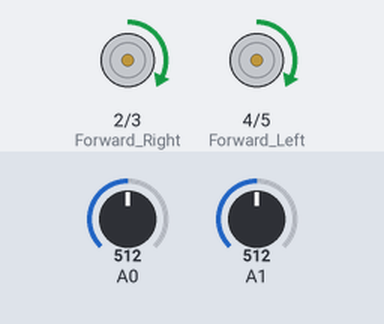
Bench run of a sketch on a simulated Arduino Uno, built with avr-gcc and run on an emulated ATmega328P. On the bench: motor-driver pin pairs drawn as motors (green arrow = first pin HIGH = forward, orange = second pin HIGH = backward, longer = more drive, scaled by the enable pin). The inputs (shaded band) are chosen by the test bench; at power-on: A0 = 512, A1 = 512.

Above: at 1.2 s.
1.3 s: A0 set to 311
4.8 s: A0 set to 289
At 5.4 s:
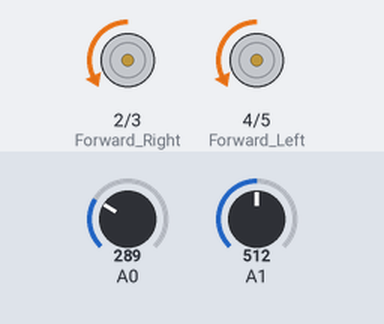
6.3 s: A1 set to 314
8.2 s: A1 set to 291
At 10.2 s:
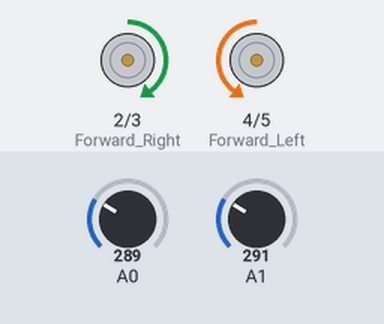
10.5 s: A1 set to 306
At 11.3 s:
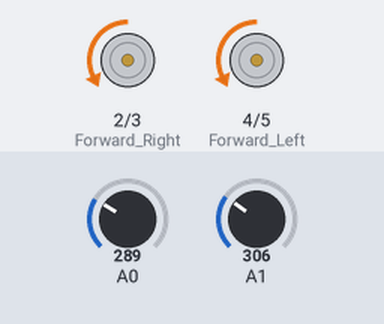
12.0 s: A1 set to 290
At 12.9 s:
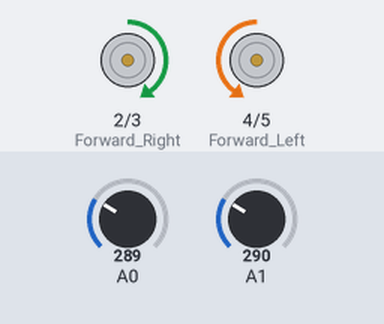
Timing chart, 0 to 15.0 s (numbered marks = the images above; inputs shaded):
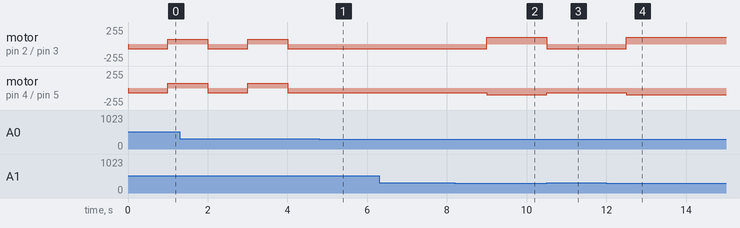

The sketch:

Line_follower.ino
```cpp
void setup() {
  Serial.begin(9600);   //To be able to program the Arduino
  pinMode(2, OUTPUT);   //Forward Right
  pinMode(3, OUTPUT);   //Backward Right
  pinMode(4, OUTPUT);   //Forward Left
  pinMode(5, OUTPUT);   //Backward Left
  pinMode(10, OUTPUT);  //Speed Right
  pinMode(11, OUTPUT);  //Speed Left
}

 void forward(int speed){
  analogWrite(10,speed);    //High speed Right
  analogWrite(11,speed);    //High speed Left
  digitalWrite(2,HIGH);   //Right Forward
  digitalWrite(3,LOW);
  digitalWrite(4,LOW);
  digitalWrite(5,HIGH);   //Left Forward

  }

void turn_right(){
  analogWrite(10,70);     //low speed Right
  analogWrite(11,70);     //low speed Right
  digitalWrite(2,HIGH);   //Forward Right
  digitalWrite(3,LOW);
  digitalWrite(4,HIGH);   //Backward Left
  digitalWrite(5,LOW);
  delay(1000);            //Take the time to turn
  }


void turn_left(){
  analogWrite(10,70);     //low speed Right
  analogWrite(11,70);     //low speed Right
  digitalWrite(2,LOW);
  digitalWrite(3,HIGH);   //Backward Right
  digitalWrite(4,LOW);
  digitalWrite(5,HIGH);   //Forward Left
  delay(1000);            //Take the time to turn
  }

void loop() {
  if (analogRead(A1)<300 && analogRead(A0)<300)   //no black line detected
  forward(100);
  if (analogRead(A1)>300)                         //black line on the Right
  turn_left();
  if (analogRead(A0)>300)                         //black line on the Left
  turn_right();
  }
```

Measured:
- the behaviour switches between 301 and 300 on A0 (found by bisection; images 0 and 1)
- the behaviour switches between 300 and 299 on A1 (found by bisection; images 1 and 2)
- after the input at 4.8 s, motor on pin 2 (Forward_Right) / pin 3 (Backward_Right), motor on pin 4 (Forward_Left) / pin 5 (Backward_Left): stays backward 70/255 (without the input it goes to forward 70/255 after 0.20 s)
- after the input at 6.3 s, every drawn part: stays the same
- after the input at 8.2 s, motor on pin 2 (Forward_Right) / pin 3 (Backward_Right): backward 70/255 → forward 100/255 after 0.80 s; motor on pin 4 (Forward_Left) / pin 5 (Backward_Left): backward 70/255 → backward 100/255 after 0.80 s
- after the input at 10.5 s, motor on pin 2 (Forward_Right) / pin 3 (Backward_Right): forward 100/255 → backward 70/255 at once; motor on pin 4 (Forward_Left) / pin 5 (Backward_Left): backward 100/255 → backward 70/255 at once
- after the input at 12.0 s, motor on pin 2 (Forward_Right) / pin 3 (Backward_Right): backward 70/255 → forward 100/255 after 0.50 s; motor on pin 4 (Forward_Left) / pin 5 (Backward_Left): backward 70/255 → backward 100/255 after 0.50 s
